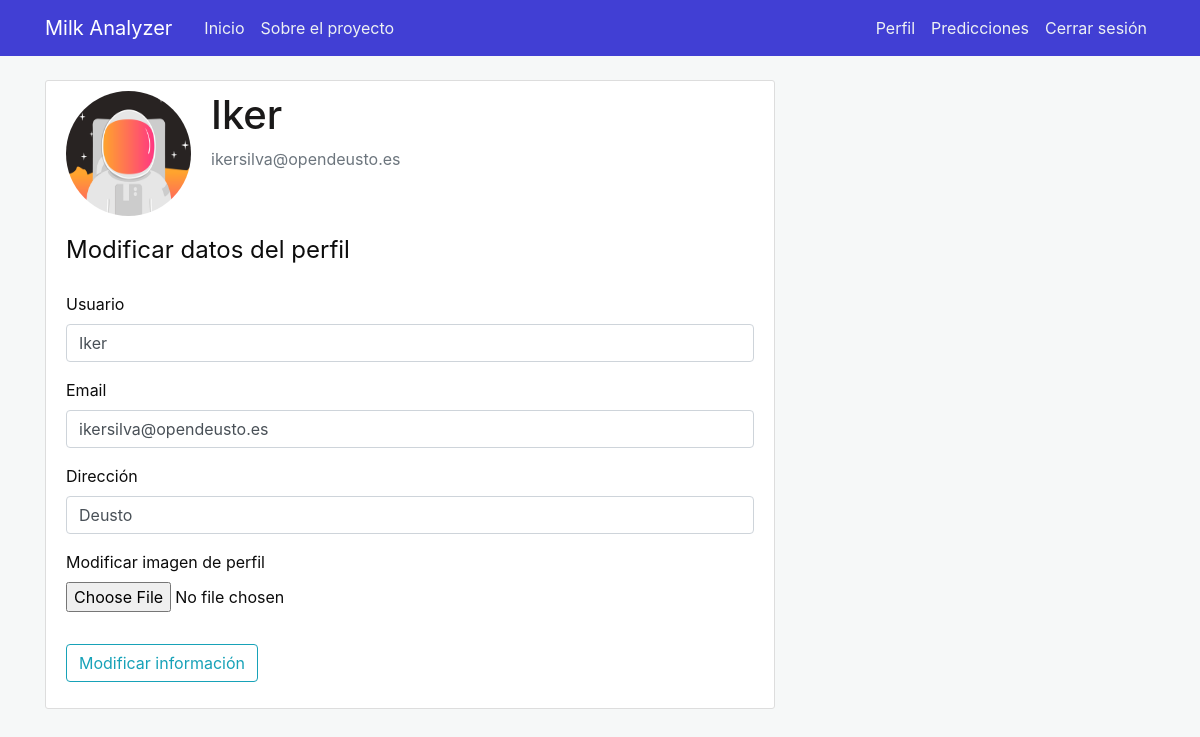
The app's page /profile (signed in) with its own data.
### milkanalyzer/models.py (models this page shows, shortened)
class User(db.Model, UserMixin):
    id = db.Column(db.Integer, primary_key=True)
    username = db.Column(db.String(20), unique=True, nullable=False)
    email = db.Column(db.String(50), unique=True, nullable=False)
    password = db.Column(db.String(60), nullable=False)
    address = db.Column(db.String(100), nullable=False)
    profile_picture = db.Column(db.String(20), nullable=False, default='defaultprofile.jpg')
    predictions = db.relationship('Prediction', backref='prediction_of', lazy=True)

### milkanalyzer/users/routes.py (the view)
@users.route("/profile", methods=['GET', 'POST'])
@login_required
def profile():
    image_file = url_for('static', filename='profile_images/' + current_user.profile_picture)
    update_form = UpdateProfileForm()
    if update_form.validate_on_submit():
        if update_form.profile_picture.data:
            image_file = store_profile_image(update_form.profile_picture.data)
            current_user.profile_picture = image_file
        current_user.username = update_form.username.data
        current_user.email = update_form.email.data
        current_user.address = update_form.address.data
        db.session.commit()
        flash('Information succesfully updated!', 'success')
        return redirect(url_for('users.profile'))
    elif request.method == 'GET':
        update_form.username.data = current_user.username
        update_form.email.data = current_user.email
        update_form.address.data = current_user.address
    return render_template('profile.html', title='Profile', profile_picture=image_file, form=update_form)

### milkanalyzer/users/forms.py (shortened to what this page needs)
class UpdateProfileForm(FlaskForm):
    username = StringField('Usuario', validators=[DataRequired(), Length(min = 4, max = 20)])
    email = StringField('Email', validators=[DataRequired(), Email()])
    address = StringField('Dirección', validators=[DataRequired()])
    profile_picture = FileField('Modificar imagen de perfil', validators=[FileAllowed(['png', 'jpg'])])
    submit = SubmitField('Modificar información')

### milkanalyzer/models.py (called while the page is built)
@login_manager.user_loader
def get_user(user_id):
    return User.query.get(int(user_id))

### milkanalyzer/templates/profile.html (shortened to what this page needs)
{% extends "layout.html" %}
{% block content %}
<div class="content-section">
    <div class="media">
        <img class="rounded-circle account-img" src="{{ profile_picture }}">
        <div class="media-body">
            <h2 class="account-heading">{{ current_user.username }}</h2>
            <p class="text-secondary">{{ current_user.email }}</p>
        </div>
    </div>
    <form method="post" action="" enctype="multipart/form-data">
        <fieldset class="form-group">
            <legend class="border-botton mb-4">
                Modificar datos del perfil
            </legend>
            <div class="form-group">
                {{ form.username.label(class="form-control-label") }}
                {% if form.username.errors %}
                {{ form.username(class="form-control is-invalid") }}
                <div class="invalid-feedback">
                    {% for error in form.username.errors %}
                    <span>{{ error }}</span>
                    {% endfor %}
                </div>
                {% else %}
                {{ form.username(class="form-control") }}
                {% endif %}
            </div>
            <div class="form-group">
                {{ form.email.label(class="form-control-label") }}
                {% if form.email.errors %}
                {{ form.email(class="form-control is-invalid") }}
                <div class="invalid-feedback">
                    {% for error in form.email.errors %}
                    <span>{{ error }}</span>
                    {% endfor %}
                </div>
                {% else %}
                {{ form.email(class="form-control") }}
                {% endif %}
            </div>
            <div class="form-group">
                {{ form.address.label(class="form-control-label") }}
                {% if form.address.errors %}
                {{ form.address(class="form-control is-invalid") }}
                <div class="invalid-feedback">
                    {% for error in form.address.errors %}
                    <span>{{ error }}</span>
                    {% endfor %}
                </div>
                {% else %}
                {{ form.address(class="form-control") }}
                {% endif %}
            </div>
            <div class="form-group">
                {{ form.profile_picture.label() }}
                {{ form.profile_picture(class="form-control-file") }}
            </div>
        </fieldset>
        <div class="form-group">
            {{ form.submit(class="btn btn-outline-info") }}
        </div>
    </form>
</div>
{% endblock content %}

### milkanalyzer/static/main.css (style rules this page uses)
body { background: #f6f8f8; color: #0c0c0c; margin-top: 5rem; }
h1, h2, h3, h4, h5, h6 { color: #1a1919; }
.content-section { background: #ffffff; padding: 10px 20px; border: 1px solid #dddddd; border-radius: 3px; margin-bottom: 20px; }
.account-img { height: 125px; width: 125px; margin-right: 20px; margin-bottom: 16px; }
.account-heading { font-size: 2.5rem; }

### records on screen
User: username "Iker", email "ikersilva@opendeusto.es", address "Deusto"
